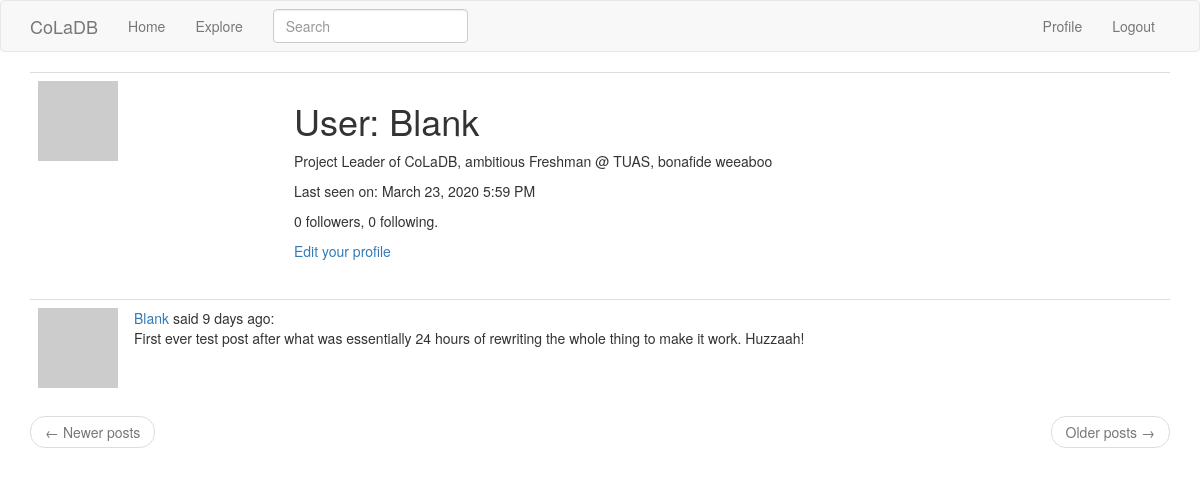
The page /user/Blank (signed in) on the database as committed earlier.
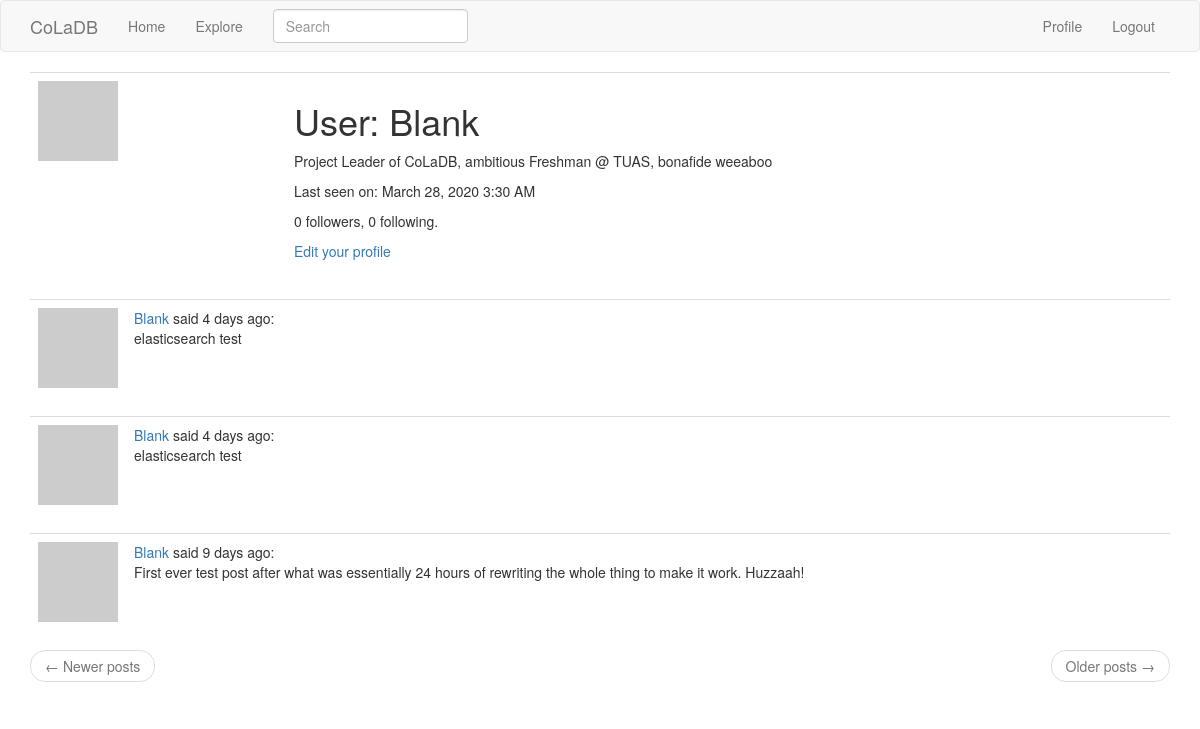
The same page on the database as committed later.
### app/models.py (models this page shows, shortened)
class User(UserMixin, db.Model):
  id = db.Column(db.Integer, primary_key=True)
  username = db.Column(db.String(64), index=True, unique=True)
  email = db.Column(db.String(120), index=True, unique=True)
  password_hash = db.Column(db.String(128))
  posts = db.relationship('Post', backref='author', lazy='dynamic')
  about_me = db.Column(db.String(140))
  last_seen = db.Column(db.DateTime, default=datetime.utcnow)
  followed = db.relationship(
    'User', secondary=followers,
    primaryjoin=(followers.c.follower_id == id),
    secondaryjoin=(followers.c.followed_id == id),
    backref=db.backref('followers', lazy='dynamic'), lazy='dynamic')
  def avatar(self, size):
    digest = md5(self.email.lower().encode('utf-8')).hexdigest()
    return 'https://gravatar.com/avatar/{}?d=identicon&s={}'.format(digest, size)

class SearchableMixin(object):
  @classmethod
  def before_commit(cls, session):
    session._changes = {
      'add': list(session.new),
      'update': list(session.dirty),
      'delete': list(session.deleted)
    }
  @classmethod
  def after_commit(cls, session):
    for obj in session._changes['add']:
      if isinstance(obj, SearchableMixin):
        add_to_index(obj.__tablename__, obj)
    for obj in session._changes['update']:
      if isinstance(obj, SearchableMixin):
        add_to_index(obj.__tablename__, obj)
    for obj in session._changes['delete']:
      if isinstance(obj, SearchableMixin):
        remove_from_index(obj.__tablename__, obj)
    session._changes = None

class Post(SearchableMixin, db.Model):
  __searchable__ = ['body']
  id = db.Column(db.Integer, primary_key=True)
  body = db.Column(db.String)
  timestamp = db.Column(db.DateTime, index=True, default=datetime.utcnow)
  user_id = db.Column(db.Integer, db.ForeignKey('user.id'))

### app/main/routes.py (the view)
@bp.route('/user/<username>')
@login_required
def user(username):
  user = User.query.filter_by(username=username).first_or_404()
  page = request.args.get('page', 1, type=int)
  posts = user.posts.order_by(Post.timestamp.desc()).paginate(
      page, current_app.config['POSTS_PER_PAGE'], False)
  next_url = url_for('main.user', username=user.username, page=posts.next_num) \
      if posts.has_next else None
  prev_url = url_for('main.user', username=user.username, page=posts.prev_num) \
      if posts.has_prev else None
  return render_template('user.html', user=user, posts=posts.items, next_url=next_url, prev_url=prev_url)

### app/main/forms.py
class SearchForm(FlaskForm):
  q = StringField('Search', validators=[DataRequired()])
  def __init__(self, *args, **kwargs):
    if 'formdata' not in kwargs:
      kwargs['formdata'] = request.args
    if 'csrf_enabled' not in kwargs:
      kwargs['csrf_enabled'] = False
    super(SearchForm, self).__init__(*args, **kwargs)

### app/main/routes.py (called while the page is built)
@bp.before_app_request
def before_request():
  if current_user.is_authenticated:
    current_user.last_seen = datetime.utcnow()
    db.session.commit()
    g.search_form = SearchForm()

### app/models.py (called while the page is built)
@login.user_loader
def load_user(id):
  return User.query.get(int(id))

### app/templates/user.html
{% extends "base.html" %}
{% block app_content %}
  <table class="table table-hover">
    <tr>
      <td width="256px"><img src="{{ user.avatar(256) }}"></td>
      <td>
        <h1>User: {{ user.username }}</h1>
        {% if user.about_me %}
        <p>{{ user.about_me }}</p>
        {% endif %}
        {% if user.last_seen %}
        <p>Last seen on: {{ moment(user.last_seen).format('LLL') }}</p>
        {% endif %}
        <p>{{ user.followers.count() }} followers, {{ user.followed.count() }} following.</p>
        {% if user == current_user %}
        <p><a href="{{ url_for('main.edit_profile') }}">Edit your profile</a></p>
        {% elif not current_user.is_following(user) %}
        <p><a href="{{ url_for('main.follow', username=user.username) }}">Follow</a></p>
        {% else %}
        <p><a href="{{ url_for('main.unfollow', username=user.username) }}">Unfollow</a></p>
        {% endif %}
      </td>
    </tr>
  </table>
  {% for post in posts %}
    {% include '_post.html' %}
  {% endfor %}
  <nav aria-label="...">
    <ul class="pager">
      <li class="previous{% if not prev_url %} disabled{% endif %}">
        <a href="{{ prev_url or '#' }}">
          <span aria-hidden="true">&larr;</span> Newer posts
        </a>
      </li>
      <li class="next{% if not next_url %} disabled{% endif %}">
        <a href="{{ next_url or '#' }}">
          Older posts <span aria-hidden="true">&rarr;</span>
        </a>
      </li>
    </ul>
  </nav>
{% endblock %}

### app/templates/_post.html
<table class="table table-hover">
  <tr>
    <td width="70px">
      <a href="{{ url_for('main.user', username=post.author.username) }}">
        <img src="{{ post.author.avatar(70) }}" />
      </a>
    </td>
    <td>
      <a href="{{ url_for('main.user', username=post.author.username) }}">
        {{ post.author.username }}
      </a>
      said {{ moment(post.timestamp).fromNow() }}:
      <br>
      {{ post.body }}
    </td>
  </tr>
</table>

Rows that differ between the two databases and show on the page:
changed User "Blank": last_seen "March 23, 2020 5:59 PM" → "March 28, 2020 3:30 AM"
added Post: author.username "Blank", timestamp "4 days ago", body "elasticsearch test"
added Post: author.username "Blank", timestamp "4 days ago", body "elasticsearch test"
